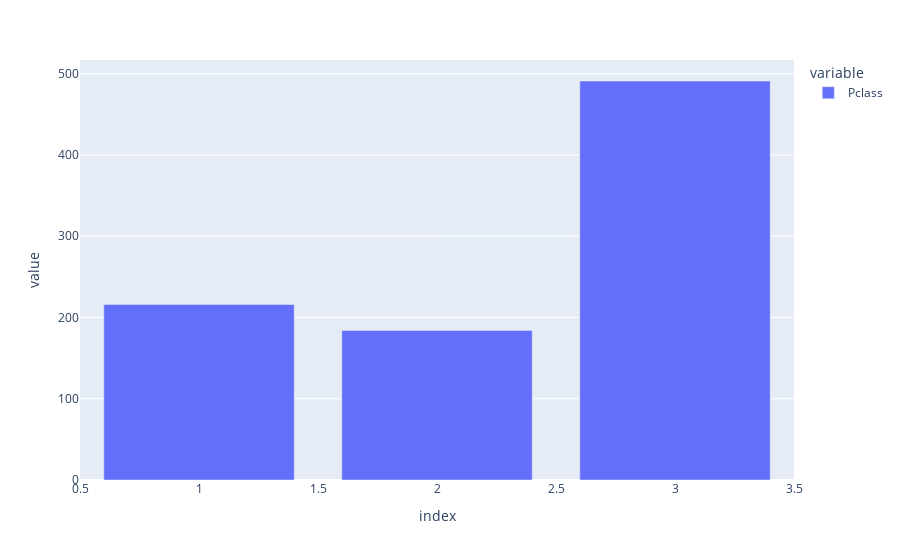
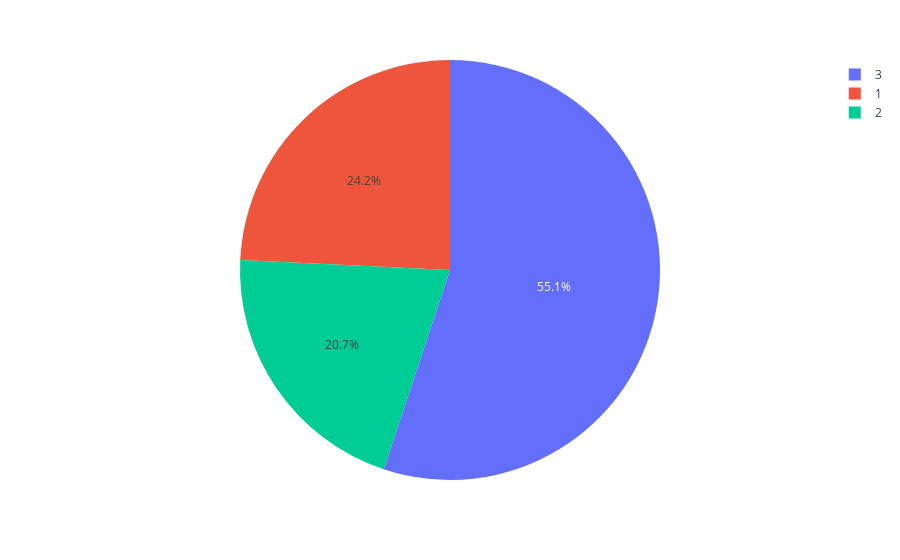

These figures' notebook cell, in order:
### Markdown cell above
##### Pclas

### Code cell
classe = titanic.Pclass.value_counts()
fig = px.bar(classe)
fig.show()
fig = px.pie(classe, values=classe, names=classe.index)
fig.show()

### Figure 1 — Plotly figure (JSON) as saved in the notebook; plotly's stock layout.template omitted (floating-point values rounded to 4 significant figures)
{"data": [{"alignmentgroup": "True", "hovertemplate": "variable=Pclass<br>index=%{x}<br>value=%{y}<extra></extra>", "legendgroup": "Pclass", "marker": {"color": "#636efa", "pattern": {"shape": ""}}, "name": "Pclass", "offsetgroup": "Pclass", "orientation": "v", "showlegend": true, "textposition": "auto", "type": "bar", "x": [3, 1, 2], "xaxis": "x", "y": [491, 216, 184], "yaxis": "y"}], "layout": {"barmode": "relative", "legend": {"title": {"text": "variable"}, "tracegroupgap": 0}, "margin": {"t": 60}, "xaxis": {"anchor": "y", "domain": [0, 1], "title": {"text": "index"}}, "yaxis": {"anchor": "x", "domain": [0, 1], "title": {"text": "value"}}}}

### Figure 2 — Plotly figure (JSON) as saved in the notebook; plotly's stock layout.template omitted (floating-point values rounded to 4 significant figures)
{"data": [{"domain": {"x": [0, 1], "y": [0, 1]}, "hovertemplate": "index=%{label}<br>value=%{value}<extra></extra>", "labels": [3, 1, 2], "legendgroup": "", "name": "", "showlegend": true, "type": "pie", "values": [491, 216, 184]}], "layout": {"legend": {"tracegroupgap": 0}, "margin": {"t": 60}}}
